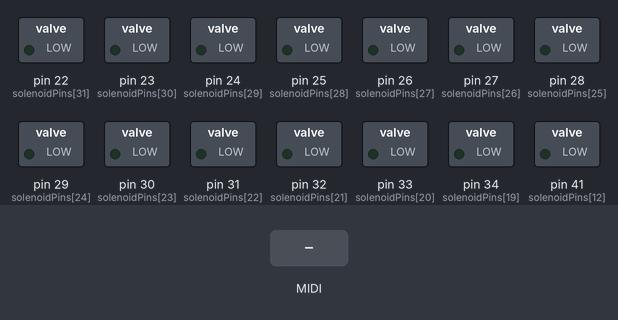
Bench run of a sketch on a simulated Arduino Mega 2560, built with avr-gcc and run on an emulated ATmega2560. Shown: switched loads named in the sketch (green lamp = pin HIGH). The inputs (shaded band) are chosen by the test bench. MIDI output is not drawn.

Above: at 1.2 s.
1.3 s: MIDI note 36 received
At 2.4 s:
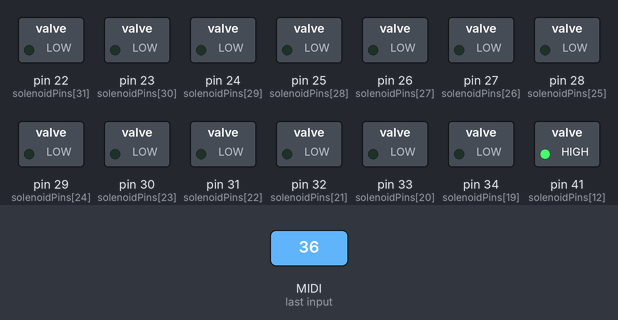
2.8 s: MIDI note 48 received
At 3.5 s:
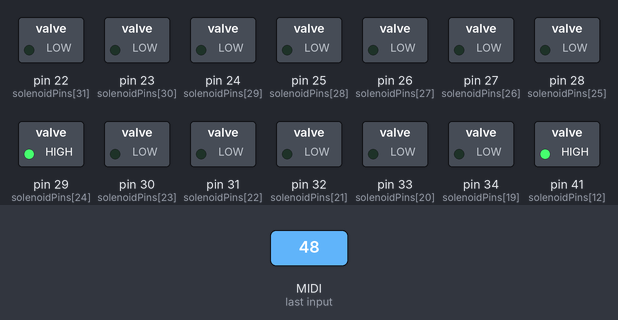
Timing chart, 0 to 5.8 s (numbered marks = the images above; inputs shaded):
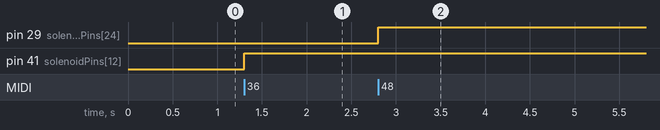

The sketch:

Solenoid_DrummerRevB.ino
```cpp
#include <MIDI.h>

/*
 * ARDUINO MIDI SOLENOID DRUMKIT
 * By: Jonathan Kayne, 2019
 *
 * This program uses an Arduino Mega with a custom Shield
 * to drive 32 solenoids as drums.
 * This is based off the Adafruit version, but does not
 * have the same limitations due the use of a non-blocking delay.
 */

 #define NUM_SOLENOIDS 32

 //The delay value in milliseconds for the on time
 #define HIT_DURATION 8

 //variables
 unsigned const solenoidPins[] = {53, 52, 51, 50, 49, 48, 47, 46, 45, 44, 43, 42, 41, 40, 39, 38, 37, 36, 35, 34, 33, 32, 31, 30, 29, 28, 27, 26, 25, 24, 23, 22};
 unsigned long prevOnTimeMillis[] = {0, 0, 0, 0, 0, 0, 0, 0, 0, 0, 0, 0, 0, 0, 0, 0, 0, 0, 0, 0, 0, 0, 0, 0, 0, 0, 0, 0, 0, 0, 0, 0}; //holds the last time the motor was turned on
 bool solenoidState[] = {LOW, LOW, LOW, LOW, LOW, LOW, LOW, LOW, LOW, LOW, LOW, LOW, LOW, LOW, LOW, LOW, LOW, LOW, LOW, LOW, LOW, LOW, LOW, LOW, LOW, LOW, LOW, LOW, LOW, LOW, LOW, LOW}; //keep track of the solenoid state

 MIDI_CREATE_DEFAULT_INSTANCE(); //use default MIDI settings


void setup() {
  //set solenoids as outputs
  for (int s = 0; s < NUM_SOLENOIDS; s++)
  {
    pinMode(solenoidPins[s], OUTPUT);
    digitalWrite(solenoidPins[2], LOW);
  }

  MIDI.begin(MIDI_CHANNEL_OMNI); //listen to all MIDI channels
  MIDI.setHandleNoteOn(handleNoteOn); //execute function when note on message is recieved
}

void loop()
{
  MIDI.read(); //read MIDI messages
  turnOffSolenoid();  //reset solenoid after a certain duration
}

void handleNoteOn(byte channel, byte pitch, byte velocity) //MIDI Note ON Command
{
  int solenoid = pitch - 24; //which solenoid to activate
  // when a C1 is played, the first solenoid will be selected, because
  // MIDI pitch 24 corresponds to C1.

  digitalWrite(solenoidPins[solenoid], HIGH); //turn on selected solenoid
  solenoidState[solenoid] = HIGH; //set state to true
  prevOnTimeMillis[solenoid] = millis(); //update time

}

void turnOffSolenoid()
{
  for (int i = 0; i < NUM_SOLENOIDS; i++)
  {
    //when the time has elapsed and the solenoid is on turn off the solenoid
    if ((millis() - prevOnTimeMillis[i] >= HIT_DURATION) && (solenoidState == 1))
    {
      digitalWrite(solenoidPins[i], LOW);
      solenoidState[i] = LOW;
    }
  }
}
```

Measured:
- after the input at 1.3 s, pin 41 (solenoidPins[12]): LOW → HIGH at once
- after the input at 2.8 s, pin 29 (solenoidPins[24]): LOW → HIGH at once
